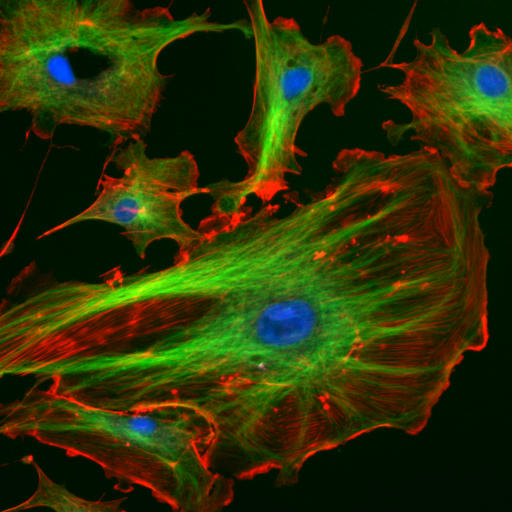
#> input picture programaOpenCV/FluorescentCells.jpg, 512 x 512 px
$ python merge_image.py
#> lines starting #> are read from the running program, lines starting #| are printed output that depends on the picture
import cv2

imagem = cv2.imread("FluorescentCells.jpg") #Separando os canais da imagem
#> imagem is the input picture: shape (512, 512, 3); mean B, G, R 6.6, 50.4, 45.4
blue, green, red = cv2.split(imagem) #Juntando novamente os canais
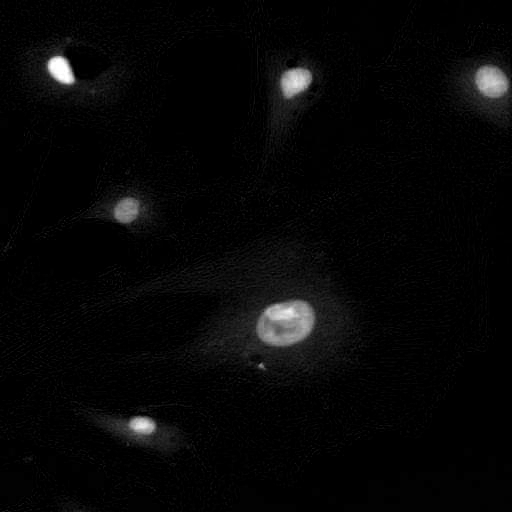
#> blue: shape (512, 512); min 0, max 255, mean 6.6
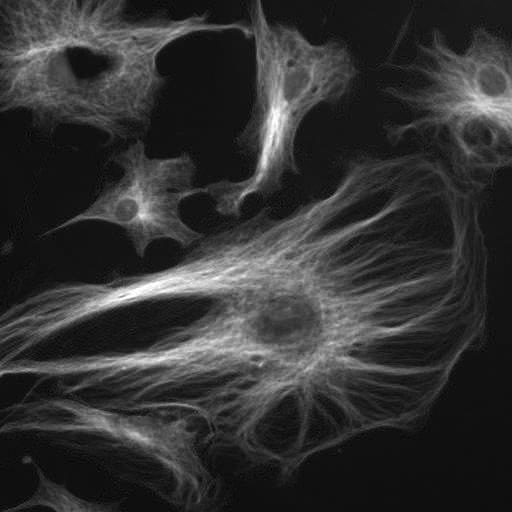
#> green: shape (512, 512); min 0, max 255, mean 50.4
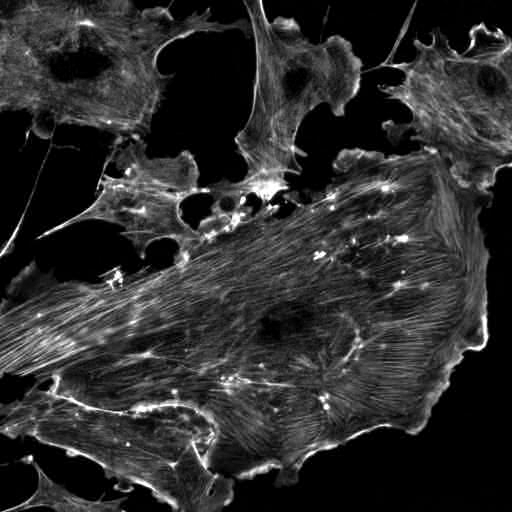
#> red: shape (512, 512); min 0, max 255, mean 45.4
imagemRGB = cv2.merge((blue, green, red))
cv2.imshow("Imagem com juncao dos canais", imagemRGB)
cv2.imshow("Canal Blue", blue)
cv2.imshow("Canal Green", green)
cv2.imshow("Canal Red", red)
cv2.waitKey(0)
cv2.destroyAllWindows()
